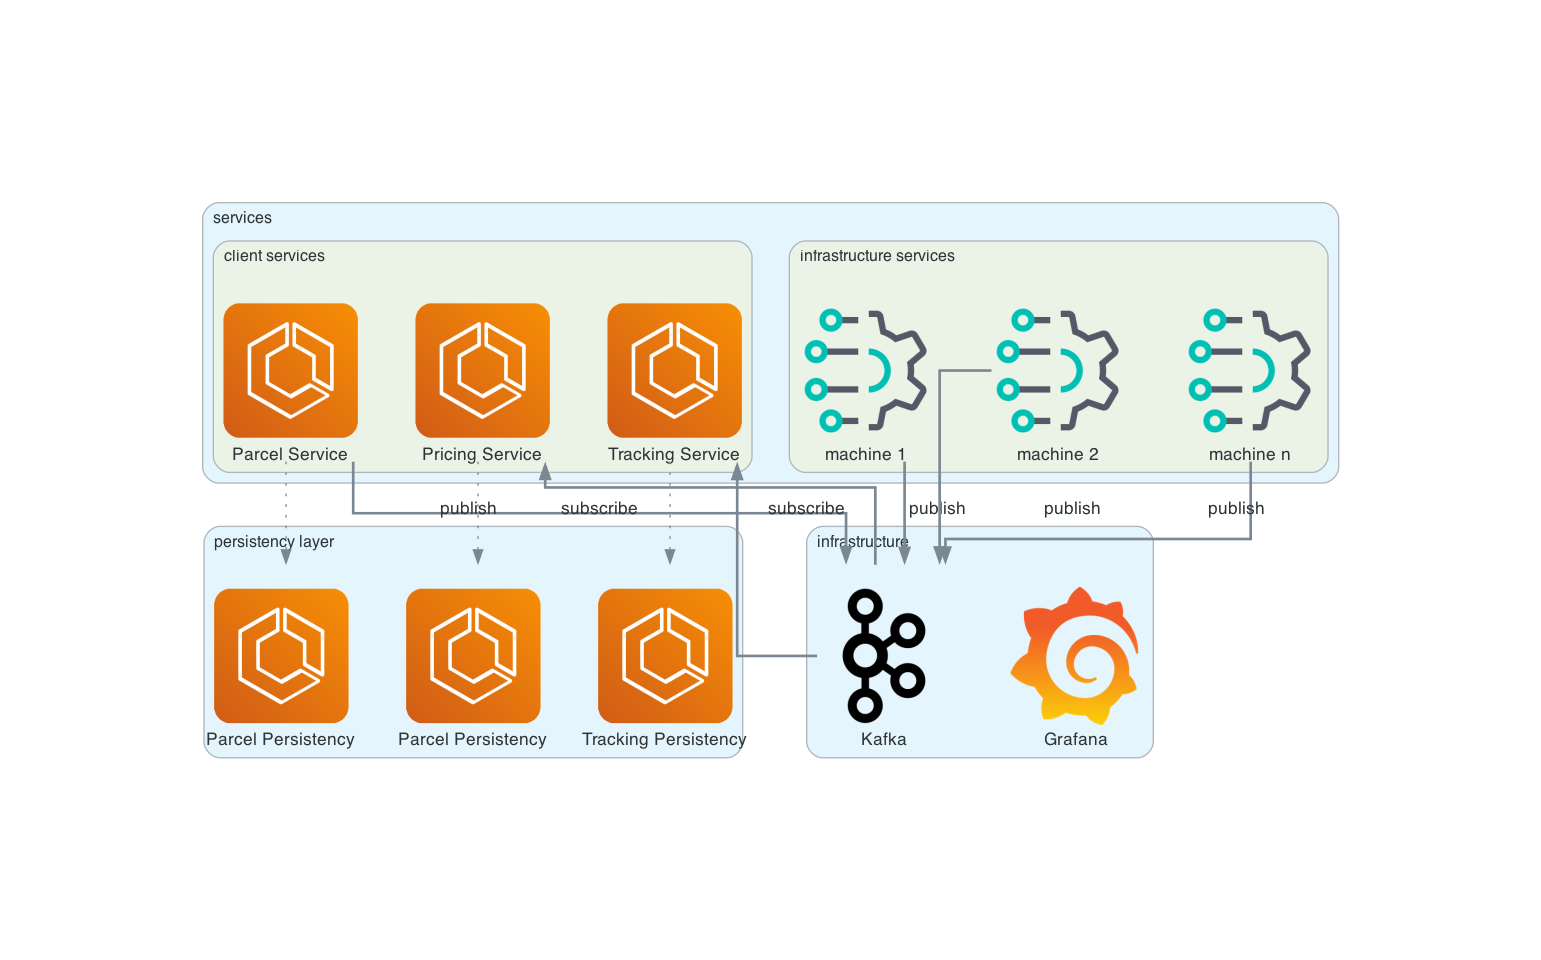

Write the Python code that produced this figure.
from diagrams import Cluster, Diagram, Edge
from diagrams.aws.compute import ECS
from diagrams.onprem.queue import Kafka
from diagrams.elastic.agent import Integrations
from diagrams.onprem.monitoring import Grafana

show_image = False

def edge_persistency():
    return Edge(style="dotted")


with Diagram(show=show_image, direction="TB", filename="infrastructure_overview", outformat="png"):

    with Cluster("persistency layer"):
            parcel_persistency = ECS("Parcel Persistency")
            pricing_persistency = ECS("Parcel Persistency")
            tracing_persistency = ECS("Tracking Persistency")

    with Cluster("services"):
            
        with Cluster("client services"):
            parcel_service = ECS("Parcel Service")
            parcel_service >> edge_persistency() >> parcel_persistency
            
            pricing_service = ECS("Pricing Service")
            pricing_service >> edge_persistency() >> pricing_persistency

            tracking_service = ECS("Tracking Service")
            tracking_service >> edge_persistency() >> tracing_persistency
            
        with Cluster("infrastructure services"):
            scan_machines = [Integrations("machine 1"), Integrations("machine 2"),Integrations("machine n"),]

    with Cluster("infrastructure"):
        event_bus = Kafka("Kafka")
        monitoring = Grafana("Grafana")


    pricing_service << Edge(label = "subscribe", style="bold") << event_bus
    tracking_service << Edge(label = "subscribe", style="bold")  << event_bus
    parcel_service >> Edge(label = "publish", style="bold")  >> event_bus
    scan_machines >> Edge(label = "publish", style="bold") >> event_bus
